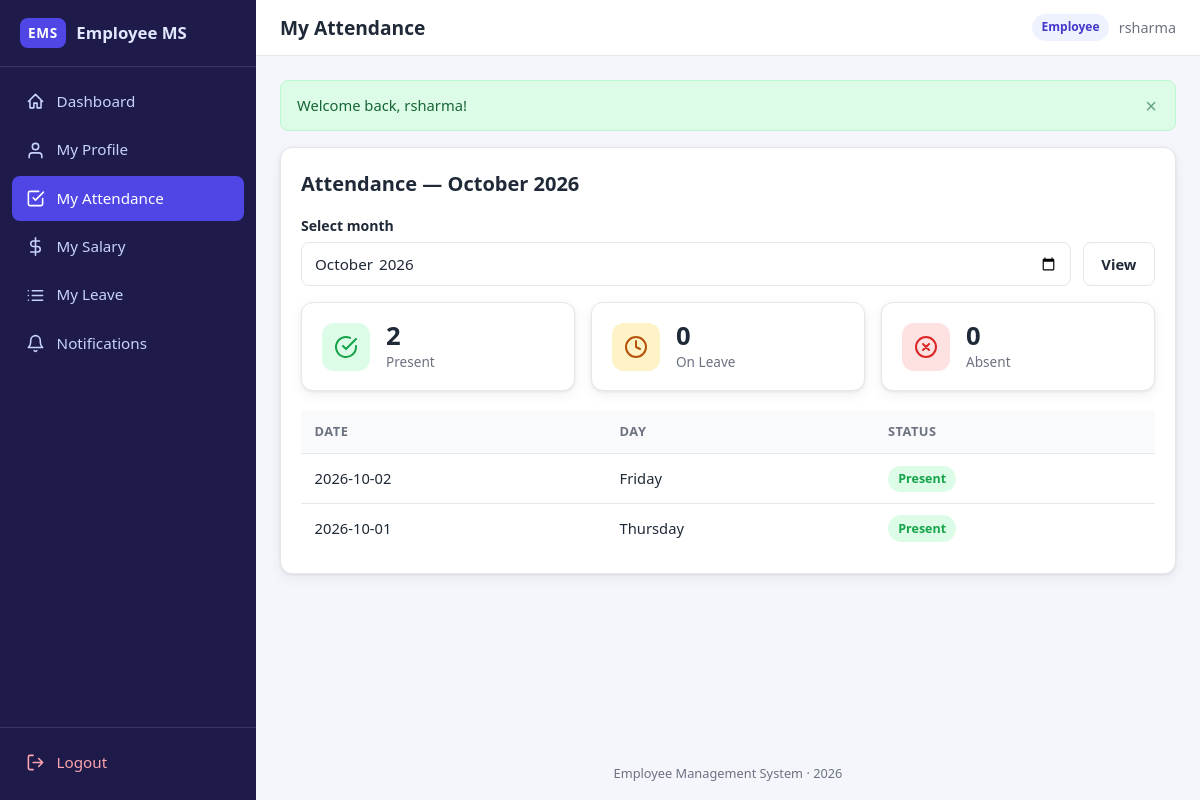
The app's page /employee/attendance.php (signed in) with its own data.
### tables this page shows
CREATE TABLE attendance (
    attendance_id   INT AUTO_INCREMENT PRIMARY KEY,
    emp_id          INT NOT NULL,
    attendance_date DATE NOT NULL,
    status          ENUM('Present','Absent','Leave') NOT NULL DEFAULT 'Present',
    UNIQUE KEY uq_attendance_emp_date (emp_id, attendance_date),
    CONSTRAINT fk_attendance_emp FOREIGN KEY (emp_id)
        REFERENCES employee (emp_id) ON DELETE CASCADE
);

### employee/attendance.php (the view, shortened to what this page needs)
<?php
require_once dirname(__DIR__) . '/config.php';
$empId      = (int) ($_SESSION['emp_id'] ?? 0);
$month = (string) ($_GET['month'] ?? date('Y-m'));
$stmt = $pdo->prepare(
    "SELECT attendance_date, status FROM attendance
     WHERE emp_id = ? AND DATE_FORMAT(attendance_date, '%Y-%m') = ?
     ORDER BY attendance_date DESC"
);
$stmt->execute([$empId, $month]);
$records = $stmt->fetchAll();
$counts = ['Present' => 0, 'Absent' => 0, 'Leave' => 0];
foreach ($records as $r) {
    if (isset($counts[$r['status']])) $counts[$r['status']]++;
}
require dirname(__DIR__) . '/includes/header.php';
?>
<div class="card">
    <div class="card-header">
        <h2>Attendance — <?= e(date('F Y', strtotime($month . '-01'))) ?></h2>
    </div>
    <form class="filters" method="get" action="attendance.php">
        <div class="form-group">
            <label for="month">Select month</label>
            <input type="month" id="month" name="month" value="<?= e($month) ?>" max="<?= e(date('Y-m')) ?>">
        </div>
        <button type="submit" class="btn btn-secondary">View</button>
    </form>
    <div class="stat-grid">
        <div class="stat-card">
            <div class="stat-icon green">
                <svg viewBox="0 0 24 24" fill="none" stroke="currentColor" stroke-width="2" stroke-linecap="round" stroke-linejoin="round"><path d="M22 11.08V12a10 10 0 1 1-5.93-9.14M22 4L12 14.01l-3-3"/></svg>
            </div>
            <div><div class="stat-value"><?= $counts['Present'] ?></div><div class="stat-label">Present</div></div>
        </div>
        <div class="stat-card">
            <div class="stat-icon yellow">
                <svg viewBox="0 0 24 24" fill="none" stroke="currentColor" stroke-width="2" stroke-linecap="round" stroke-linejoin="round"><circle cx="12" cy="12" r="10"/><path d="M12 6v6l4 2"/></svg>
            </div>
            <div><div class="stat-value"><?= $counts['Leave'] ?></div><div class="stat-label">On Leave</div></div>
        </div>
        <div class="stat-card">
            <div class="stat-icon yellow" style="background:var(--red-bg); color:var(--red)">
                <svg viewBox="0 0 24 24" fill="none" stroke="currentColor" stroke-width="2" stroke-linecap="round" stroke-linejoin="round"><circle cx="12" cy="12" r="10"/><path d="M15 9l-6 6M9 9l6 6"/></svg>
            </div>
            <div><div class="stat-value"><?= $counts['Absent'] ?></div><div class="stat-label">Absent</div></div>
        </div>
    </div>
    <div class="table-wrap">
        <table>
            <thead><tr><th>Date</th><th>Day</th><th>Status</th></tr></thead>
            <tbody>
                <?php foreach ($records as $row): ?>
                    <tr>
                        <td><?= e($row['attendance_date']) ?></td>
                        <td><?= e(date('l', strtotime($row['attendance_date']))) ?></td>
                        <td><?= status_badge($row['status']) ?></td>
                    </tr>
                <?php endforeach; ?>
            </tbody>
        </table>
    </div>
</div>
<?php require dirname(__DIR__) . '/includes/footer.php'; ?>

### config.php (shortened to what this page needs)
<?php
function e(?string $value): string
{
    return htmlspecialchars((string) $value, ENT_QUOTES, 'UTF-8');
}
function status_badge(string $status): string
{
    return match ($status) {
        'Present', 'Approved' => '<span class="badge badge-green">'  . e($status) . '</span>',
        'Absent', 'Rejected'  => '<span class="badge badge-red">'    . e($status) . '</span>',
        default               => '<span class="badge badge-yellow">' . e($status) . '</span>',
    };
}

### assets/style.css (style rules this page uses)
:root { --primary: #4f46e5; --primary-dark: #4338ca; --primary-light: #eef2ff; --sidebar-bg: #1e1b4b; --sidebar-hover: #312e81; --bg: #f4f6fb; --card-bg: #ffffff; --text: #1f2937; --text-muted: #6b7280; --border: #e5e7eb; --green: #16a34a; --green-bg: #dcfce7; --red: #dc2626; --red-bg: #fee2e2; --yellow: #b45309; --yellow-bg: #fef3c7; --blue: #2563eb; --blue-bg: #dbeafe; --radius: 12px; --shadow: 0 1px 3px rgba(15, 23, 42, 0.08), 0 4px 14px rgba(15, 23, 42, 0.06); --sidebar-w: 256px; }
* { margin: 0; padding: 0; box-sizing: border-box; }
html { -webkit-text-size-adjust: 100%; }
body { font-family: "Segoe UI", system-ui, -apple-system, Roboto, "Helvetica Neue", Arial, sans-serif; background: var(--bg); color: var(--text); line-height: 1.55; min-height: 100vh; }
h2 { font-size: 1.25rem; margin-bottom: 0.75rem; }
.card { background: var(--card-bg); border: 1px solid var(--border); border-radius: var(--radius); box-shadow: var(--shadow); padding: 1.25rem; margin-bottom: 1.25rem; }
.card-header { display: flex; align-items: center; justify-content: space-between; flex-wrap: wrap; gap: 0.75rem; margin-bottom: 1rem; }
.card-header h2 { margin-bottom: 0; }
.stat-grid { display: grid; grid-template-columns: repeat(auto-fit, minmax(220px, 1fr)); gap: 1rem; margin-bottom: 1.25rem; }
.stat-card { background: var(--card-bg); border: 1px solid var(--border); border-radius: var(--radius); box-shadow: var(--shadow); padding: 1.1rem 1.25rem; display: flex; align-items: center; gap: 1rem; }
.stat-icon { width: 48px; height: 48px; border-radius: 12px; display: flex; align-items: center; justify-content: center; flex-shrink: 0; }
.stat-icon svg { width: 24px; height: 24px; }
.stat-icon.green { background: var(--green-bg); color: var(--green); }
.stat-icon.yellow { background: var(--yellow-bg); color: var(--yellow); }
.stat-value { font-size: 1.6rem; font-weight: 700; line-height: 1.2; }
.stat-label { color: var(--text-muted); font-size: 0.85rem; }
.table-wrap { overflow-x: auto; -webkit-overflow-scrolling: touch; }
table { width: 100%; border-collapse: collapse; font-size: 0.92rem; min-width: 560px; }
th, td { text-align: left; padding: 0.7rem 0.85rem; border-bottom: 1px solid var(--border); white-space: nowrap; }
th { background: #f9fafb; color: var(--text-muted); font-weight: 600; font-size: 0.8rem; text-transform: uppercase; letter-spacing: 0.04em; }
tbody tr:last-child td { border-bottom: none; }
.badge { display: inline-block; padding: 0.22rem 0.65rem; border-radius: 999px; font-size: 0.78rem; font-weight: 600; }
.badge-green { background: var(--green-bg); color: var(--green); }
.btn { display: inline-flex; align-items: center; justify-content: center; gap: 0.4rem; min-height: 44px; padding: 0.55rem 1.1rem; border: 1px solid transparent; border-radius: 8px; font-size: 0.92rem; font-weight: 600; font-family: inherit; cursor: pointer; transition: background 0.15s ease, border-color 0.15s ease; }
.btn-secondary { background: #fff; color: var(--text); border-color: var(--border); }
.form-group { margin-bottom: 1rem; }
.form-group label { display: block; font-weight: 600; font-size: 0.88rem; margin-bottom: 0.35rem; }
.form-group input, .form-group select, .form-group textarea { width: 100%; min-height: 44px; padding: 0.6rem 0.75rem; border: 1px solid var(--border); border-radius: 8px; font-size: 0.95rem; font-family: inherit; background: #fff; color: var(--text); transition: border-color 0.15s ease, box-shadow 0.15s ease; }
.filters { display: flex; flex-wrap: wrap; gap: 0.75rem; align-items: flex-end; margin-bottom: 1rem; }
.filters .form-group { margin-bottom: 0; min-width: 160px; flex: 1; }
.filters .btn { flex-shrink: 0; }

### records on screen
attendance: attendance_date "2026-10-02", attendance_date "Friday", status "Present"
attendance: attendance_date "2026-10-01", attendance_date "Thursday", status "Present"

### other values on screen
$label "Dashboard"
$label "My Profile"
$label "My Attendance"
$label "My Salary"
$label "My Leave"
$label "Notifications"
$page_title "My Attendance"
$role "Employee"
$_SESSION['username'] "rsharma"
$flash['message'] "Welcome back, rsharma!"
$counts['Present'] "2"
$counts['Leave'] "0"
$counts['Absent'] "0"
